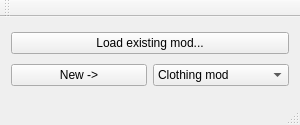
<?xml version="1.0" encoding="UTF-8"?>
<ui version="4.0">
 <class>MainWindow</class>
 <widget class="QMainWindow" name="MainWindow">
  <property name="geometry">
   <rect>
    <x>0</x>
    <y>0</y>
    <width>300</width>
    <height>125</height>
   </rect>
  </property>
  <property name="windowTitle">
   <string>Lilith's Throne Mod Tool</string>
  </property>
  <widget class="QWidget" name="centralWidget">
   <layout class="QGridLayout" name="gridLayout">
    <item row="1" column="0">
     <widget class="QPushButton" name="newButton">
      <property name="text">
       <string>New -&gt;</string>
      </property>
     </widget>
    </item>
    <item row="1" column="1">
     <widget class="QComboBox" name="modComboBox">
      <item>
       <property name="text">
        <string>Clothing mod</string>
       </property>
      </item>
      <item>
       <property name="text">
        <string>Tattoo mod</string>
       </property>
      </item>
      <item>
       <property name="text">
        <string>Weapon mod</string>
       </property>
      </item>
     </widget>
    </item>
    <item row="0" column="0" colspan="2">
     <widget class="QPushButton" name="loadButton">
      <property name="text">
       <string>Load existing mod...</string>
      </property>
     </widget>
    </item>
   </layout>
  </widget>
  <widget class="QToolBar" name="mainToolBar">
   <attribute name="toolBarArea">
    <enum>TopToolBarArea</enum>
   </attribute>
   <attribute name="toolBarBreak">
    <bool>false</bool>
   </attribute>
  </widget>
  <widget class="QStatusBar" name="statusBar"/>
  <action name="actionNew">
   <property name="text">
    <string>New</string>
   </property>
  </action>
  <action name="actionOpen">
   <property name="text">
    <string>Open</string>
   </property>
  </action>
  <action name="actionSave_As">
   <property name="text">
    <string>Save As...</string>
   </property>
  </action>
  <action name="actionExit">
   <property name="text">
    <string>Exit</string>
   </property>
  </action>
  <action name="actionOpen_Tattoo">
   <property name="text">
    <string>Open Tattoo</string>
   </property>
  </action>
  <action name="actionOpen_Clothing_Item">
   <property name="text">
    <string>Open Clothing Item</string>
   </property>
  </action>
 </widget>
 <layoutdefault spacing="6" margin="11"/>
 <resources/>
 <connections/>
</ui>
